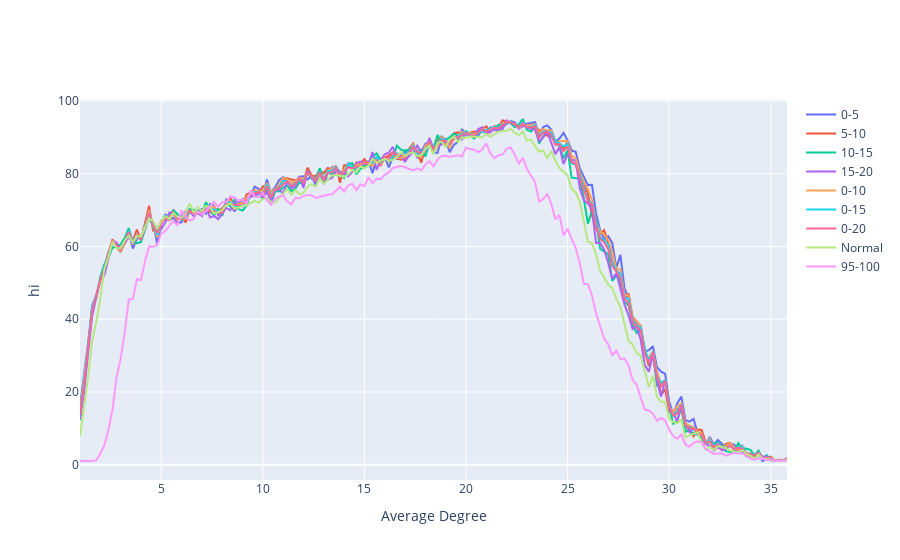

Notebook code for this chart:
### Code cell
cols = get_cols(df, phi, version='S')
fig=get_graph(df, cols, 'hi')
fig.show()

### Figure 1 — Plotly figure (JSON) as saved in the notebook; plotly's stock layout.template omitted (floating-point values rounded to 4 significant figures; data arrays with more than 128 entries replaced by an {"elided": "..."} marker saying what was removed)
{"data": [{"name": "0-5", "type": "scatter", "x": {"elided": "175 float values"}, "y": {"elided": "175 float values"}}, {"name": "5-10", "type": "scatter", "x": {"elided": "175 float values"}, "y": {"elided": "175 float values"}}, {"name": "10-15", "type": "scatter", "x": {"elided": "175 float values"}, "y": {"elided": "175 float values"}}, {"name": "15-20", "type": "scatter", "x": {"elided": "175 float values"}, "y": {"elided": "175 float values"}}, {"name": "0-10", "type": "scatter", "x": {"elided": "175 float values"}, "y": {"elided": "175 float values"}}, {"name": "0-15", "type": "scatter", "x": {"elided": "175 float values"}, "y": {"elided": "175 float values"}}, {"name": "0-20", "type": "scatter", "x": {"elided": "175 float values"}, "y": {"elided": "175 float values"}}, {"name": "Normal", "type": "scatter", "x": {"elided": "175 float values"}, "y": {"elided": "175 float values"}}, {"name": "95-100", "type": "scatter", "x": {"elided": "175 float values"}, "y": {"elided": "175 float values"}}], "layout": {"autosize": true, "xaxis": {"autorange": true, "range": [1, 35.8], "title": {"text": "Average Degree"}, "type": "linear"}, "yaxis": {"autorange": true, "range": [-4.227, 100.3], "title": {"text": "hi"}, "type": "linear"}}}
